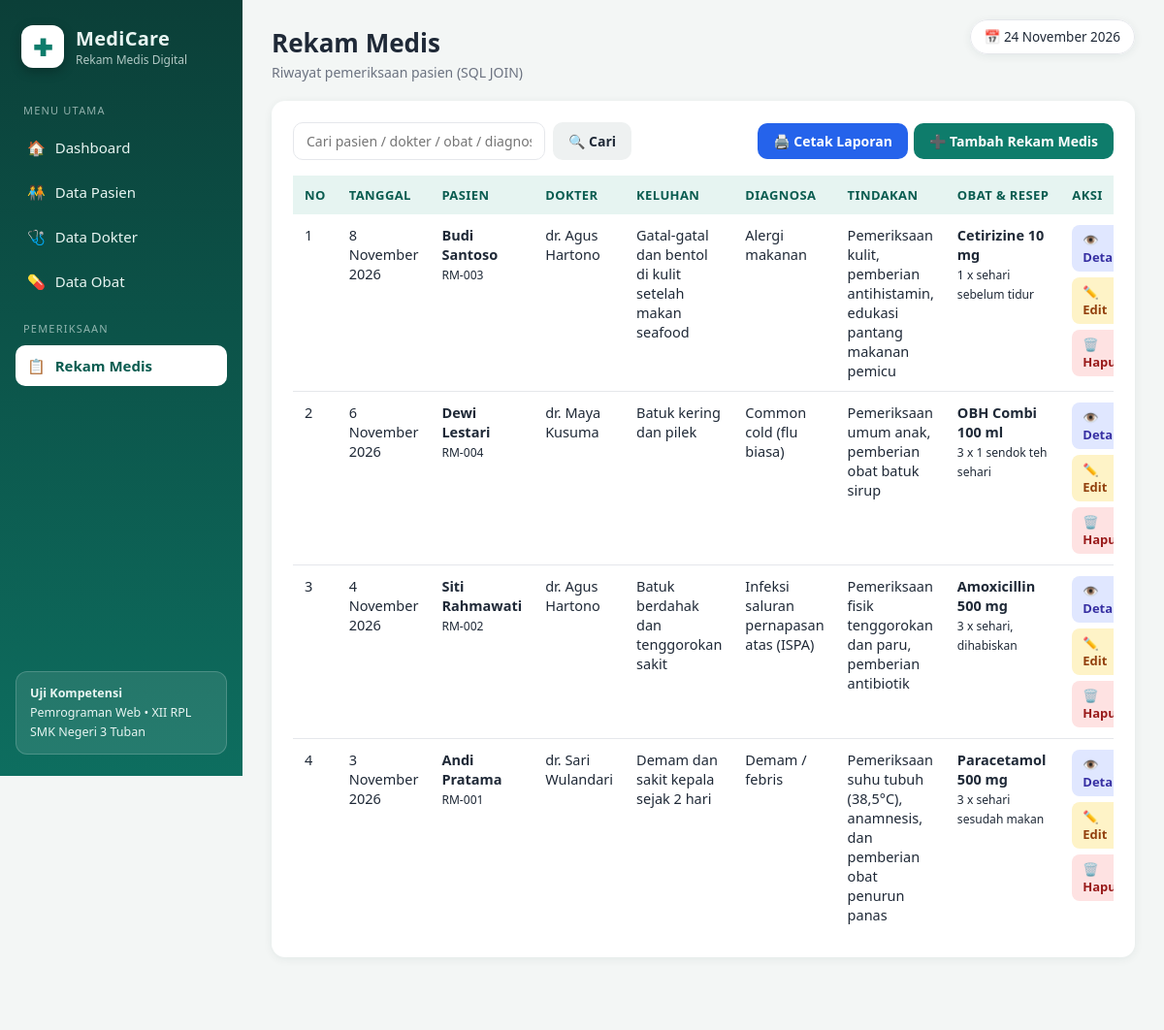
The app's page /rekam_medis.php with its own data.
### tables this page shows
CREATE TABLE IF NOT EXISTS rekam_medis (
    id_rekam        INT          NOT NULL AUTO_INCREMENT,
    id_pasien       INT          NOT NULL,
    id_dokter       INT          NOT NULL,
    id_obat         INT          NOT NULL,
    tanggal_periksa DATE         NOT NULL,
    keluhan         TEXT,
    diagnosa        TEXT,
    tindakan        TEXT,
    resep           VARCHAR(100),
    PRIMARY KEY (id_rekam),
    CONSTRAINT fk_rekam_pasien
        FOREIGN KEY (id_pasien) REFERENCES pasien (id_pasien)
        ON DELETE RESTRICT ON UPDATE CASCADE,
    CONSTRAINT fk_rekam_dokter
        FOREIGN KEY (id_dokter) REFERENCES dokter (id_dokter)
        ON DELETE RESTRICT ON UPDATE CASCADE,
    CONSTRAINT fk_rekam_obat
        FOREIGN KEY (id_obat) REFERENCES obat (id_obat)
        ON DELETE RESTRICT ON UPDATE CASCADE
);

CREATE TABLE IF NOT EXISTS pasien (
    id_pasien     INT          NOT NULL AUTO_INCREMENT,
    no_rm         VARCHAR(20)  NOT NULL,
    nama_pasien   VARCHAR(100) NOT NULL,
    jenis_kelamin ENUM('L','P') NOT NULL,
    tanggal_lahir DATE         NOT NULL,
    alamat        TEXT,
    PRIMARY KEY (id_pasien),
    UNIQUE KEY uq_pasien_no_rm (no_rm)
);

CREATE TABLE IF NOT EXISTS dokter (
    id_dokter    INT          NOT NULL AUTO_INCREMENT,
    nama_dokter  VARCHAR(100) NOT NULL,
    spesialisasi VARCHAR(50)  NOT NULL,
    PRIMARY KEY (id_dokter)
);

CREATE TABLE IF NOT EXISTS obat (
    id_obat   INT          NOT NULL AUTO_INCREMENT,
    nama_obat VARCHAR(100) NOT NULL,
    satuan    VARCHAR(30)  NOT NULL,
    stok      INT          NOT NULL DEFAULT 0,
    PRIMARY KEY (id_obat)
);

### koneksi.php (called while the page is built, shortened)
<?php
function e($nilai)
{
    return htmlspecialchars((string) $nilai, ENT_QUOTES, 'UTF-8');
}
function tgl_indo($tanggal)
{
    $bulan = [1 => 'Januari', 'Februari', 'Maret', 'April', 'Mei', 'Juni',
              'Juli', 'Agustus', 'September', 'Oktober', 'November', 'Desember'];
    $pecah = explode('-', $tanggal);
    return (int) $pecah[2] . ' ' . $bulan[(int) $pecah[1]] . ' ' . $pecah[0];
}

### rekam_medis.php (the view, shortened to what this page needs)
<?php
require_once 'koneksi.php';
$cari = trim($_GET['q'] ?? '');
$sql = "SELECT rm.*, p.nama_pasien, p.no_rm, d.nama_dokter, o.nama_obat
        FROM rekam_medis rm
        JOIN pasien p ON p.id_pasien = rm.id_pasien
        JOIN dokter d ON d.id_dokter = rm.id_dokter
        JOIN obat   o ON o.id_obat   = rm.id_obat";
if ($cari !== '') {
    $sql .= " WHERE p.nama_pasien LIKE ? OR d.nama_dokter LIKE ? OR o.nama_obat LIKE ? OR rm.diagnosa LIKE ?";
    $sql .= " ORDER BY rm.tanggal_periksa DESC, rm.id_rekam DESC";
    $stmt = mysqli_prepare($koneksi, $sql);
    $kata = "%$cari%";
    mysqli_stmt_bind_param($stmt, 'ssss', $kata, $kata, $kata, $kata);
    mysqli_stmt_execute($stmt);
    $hasil = mysqli_stmt_get_result($stmt);
} else {
    $sql .= " ORDER BY rm.tanggal_periksa DESC, rm.id_rekam DESC";
    $hasil = mysqli_query($koneksi, $sql);
}
require_once 'includes/header.php';
?>
<div class="kartu">
    <div class="toolbar">
        <form class="form-cari" method="get" action="">
            <input type="text" name="q" placeholder="Cari pasien / dokter / obat / diagnosa..." value="<?= e($cari) ?>">
            <button class="btn btn-abu" type="submit">🔍 Cari</button>
        </form>
        <div class="aksi">
            <a class="btn btn-biru" href="rekam_cetak.php" target="_blank">🖨️ Cetak Laporan</a>
            <a class="btn btn-utama" href="rekam_tambah.php">➕ Tambah Rekam Medis</a>
        </div>
    </div>
    <div class="tabel-bungkus">
        <table>
            <thead>
                <tr>
                    <th>No</th>
                    <th>Tanggal</th>
                    <th>Pasien</th>
                    <th>Dokter</th>
                    <th>Keluhan</th>
                    <th>Diagnosa</th>
                    <th>Tindakan</th>
                    <th>Obat &amp; Resep</th>
                    <th>Aksi</th>
                </tr>
            </thead>
            <tbody>
            <?php $no = 1; while ($r = mysqli_fetch_assoc($hasil)): ?>
                <tr>
                    <td><?= $no++ ?></td>
                    <td><?= tgl_indo($r['tanggal_periksa']) ?></td>
                    <td><b><?= e($r['nama_pasien']) ?></b><br><small><?= e($r['no_rm']) ?></small></td>
                    <td><?= e($r['nama_dokter']) ?></td>
                    <td><?= e($r['keluhan']) ?></td>
                    <td><?= e($r['diagnosa']) ?></td>
                    <td><?= e($r['tindakan']) ?></td>
                    <td><b><?= e($r['nama_obat']) ?></b><br><small><?= e($r['resep']) ?></small></td>
                    <td>
                        <div class="aksi">
                            <a class="btn btn-kecil btn-detail" href="rekam_detail.php?id=<?= (int) $r['id_rekam'] ?>">👁️ Detail</a>
                            <a class="btn btn-kecil btn-edit" href="rekam_edit.php?id=<?= (int) $r['id_rekam'] ?>">✏️ Edit</a>
                            <a class="btn btn-kecil btn-hapus" href="rekam_hapus.php?id=<?= (int) $r['id_rekam'] ?>"
                               data-konfirmasi="Hapus catatan rekam medis ini?">🗑️ Hapus</a>
                        </div>
                    </td>
                </tr>
            <?php endwhile; ?>
            </tbody>
        </table>
    </div>
</div>
<?php require_once 'includes/footer.php'; ?>

### assets/css/style.css (style rules this page uses)
:root { --teal: #0e7c6b; --teal-gelap: #0a5c50; --teal-muda: #e6f4f1; --biru: #2563eb; --ungu: #7c3aed; --oranye: #ea8a00; --merah: #dc2626; --teks: #1f2937; --teks-redup: #6b7280; --garis: #e5e7eb; --latar: #f3f6f5; --radius: 14px; --bayang: 0 2px 10px rgba(16, 60, 52, .07); }
* { margin: 0; padding: 0; box-sizing: border-box; }
body { font-family: "Segoe UI", system-ui, -apple-system, Arial, sans-serif; background: var(--latar); color: var(--teks); }
a { text-decoration: none; }
.kartu { background: #fff; border-radius: var(--radius); box-shadow: var(--bayang); padding: 22px; margin-bottom: 22px; }
.tabel-bungkus { overflow-x: auto; }
table { width: 100%; border-collapse: collapse; font-size: 14.5px; }
thead th { text-align: left; background: var(--teal-muda); color: var(--teal-gelap); padding: 11px 12px; font-size: 13px; text-transform: uppercase; letter-spacing: .4px; white-space: nowrap; }
tbody td { padding: 11px 12px; border-bottom: 1px solid var(--garis); vertical-align: top; }
.btn { display: inline-flex; align-items: center; gap: 6px; padding: 9px 16px; border-radius: 10px; border: none; cursor: pointer; font-size: 14px; font-weight: 600; font-family: inherit; transition: filter .15s ease, transform .1s ease; }
.btn-utama { background: var(--teal); color: #fff; }
.btn-biru { background: var(--biru); color: #fff; }
.btn-abu { background: #eef1f1; color: var(--teks); }
.btn-kecil { padding: 6px 11px; font-size: 13px; border-radius: 8px; }
.btn-edit { background: #fef3c7; color: #92400e; }
.btn-hapus { background: #fee2e2; color: #991b1b; }
.btn-detail { background: #e0e7ff; color: #3730a3; }
.aksi { display: flex; gap: 6px; flex-wrap: wrap; }
.toolbar { display: flex; justify-content: space-between; align-items: center; gap: 14px; margin-bottom: 16px; flex-wrap: wrap; }
.form-cari { display: flex; gap: 8px; }
.form-cari input { padding: 9px 13px; border: 1px solid var(--garis); border-radius: 10px; font-size: 14px; width: 260px; font-family: inherit; background: #fff; }

### records on screen
rekam_medis: tanggal_periksa "8 November 2026", id_pasien.nama_pasien "Budi Santoso", id_pasien.no_rm "RM-003", id_dokter.nama_dokter "dr. Agus Hartono", keluhan "Gatal-gatal dan bentol di kulit setelah makan seafood", diagnosa "Alergi makanan", tindakan "Pemeriksaan kulit, pemberian antihistamin, edukasi pantang makanan pemicu", id_obat.nama_obat "Cetirizine 10 mg", resep "1 x sehari sebelum tidur"
rekam_medis: tanggal_periksa "6 November 2026", id_pasien.nama_pasien "Dewi Lestari", id_pasien.no_rm "RM-004", id_dokter.nama_dokter "dr. Maya Kusuma", keluhan "Batuk kering dan pilek", diagnosa "Common cold (flu biasa)", tindakan "Pemeriksaan umum anak, pemberian obat batuk sirup", id_obat.nama_obat "OBH Combi 100 ml", resep "3 x 1 sendok teh sehari"
rekam_medis: tanggal_periksa "4 November 2026", id_pasien.nama_pasien "Siti Rahmawati", id_pasien.no_rm "RM-002", id_dokter.nama_dokter "dr. Agus Hartono", keluhan "Batuk berdahak dan tenggorokan sakit", diagnosa "Infeksi saluran pernapasan atas (ISPA)", tindakan "Pemeriksaan fisik tenggorokan dan paru, pemberian antibiotik", id_obat.nama_obat "Amoxicillin 500 mg", resep "3 x sehari, dihabiskan"
rekam_medis: tanggal_periksa "3 November 2026", id_pasien.nama_pasien "Andi Pratama", id_pasien.no_rm "RM-001", id_dokter.nama_dokter "dr. Sari Wulandari", keluhan "Demam dan sakit kepala sejak 2 hari", diagnosa "Demam / febris", tindakan "Pemeriksaan suhu tubuh (38,5°C), anamnesis, dan pemberian obat penurun panas", id_obat.nama_obat "Paracetamol 500 mg", resep "3 x sehari sesudah makan"

### other values on screen
$judul "Rekam Medis"
$subjudul "Riwayat pemeriksaan pasien (SQL JOIN)"
